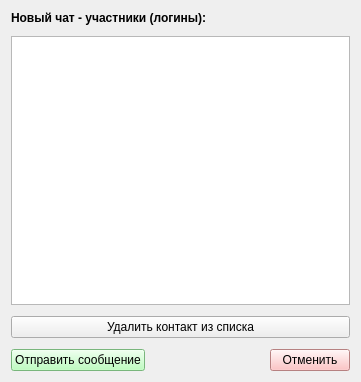
<?xml version="1.0" encoding="UTF-8"?>
<ui version="4.0">
 <class>ScreenNewChatParticipants</class>
 <widget class="QWidget" name="ScreenNewChatParticipants">
  <property name="geometry">
   <rect>
    <x>0</x>
    <y>0</y>
    <width>361</width>
    <height>382</height>
   </rect>
  </property>
  <property name="windowTitle">
   <string>Form</string>
  </property>
  <layout class="QVBoxLayout" name="verticalLayout">
   <item>
    <widget class="QLabel" name="screenUserDataNewChatLabel">
     <property name="enabled">
      <bool>true</bool>
     </property>
     <property name="sizePolicy">
      <sizepolicy hsizetype="Fixed" vsizetype="Fixed">
       <horstretch>0</horstretch>
       <verstretch>0</verstretch>
      </sizepolicy>
     </property>
     <property name="font">
      <font>
       <bold>true</bold>
      </font>
     </property>
     <property name="text">
      <string>Новый чат - участники (логины):</string>
     </property>
    </widget>
   </item>
   <item>
    <spacer name="verticalSpacer_8">
     <property name="orientation">
      <enum>Qt::Orientation::Vertical</enum>
     </property>
     <property name="sizeType">
      <enum>QSizePolicy::Policy::Fixed</enum>
     </property>
     <property name="sizeHint" stdset="0">
      <size>
       <width>20</width>
       <height>5</height>
      </size>
     </property>
    </spacer>
   </item>
   <item>
    <widget class="QListView" name="screenUserDataNewChatUsersList">
     <property name="enabled">
      <bool>true</bool>
     </property>
    </widget>
   </item>
   <item>
    <spacer name="verticalSpacer_13">
     <property name="orientation">
      <enum>Qt::Orientation::Vertical</enum>
     </property>
     <property name="sizeType">
      <enum>QSizePolicy::Policy::Fixed</enum>
     </property>
     <property name="sizeHint" stdset="0">
      <size>
       <width>20</width>
       <height>5</height>
      </size>
     </property>
    </spacer>
   </item>
   <item>
    <widget class="QPushButton" name="screenNewChatDeleteContactPushButton">
     <property name="text">
      <string>Удалить контакт из списка</string>
     </property>
    </widget>
   </item>
   <item>
    <spacer name="verticalSpacer_14">
     <property name="orientation">
      <enum>Qt::Orientation::Vertical</enum>
     </property>
     <property name="sizeType">
      <enum>QSizePolicy::Policy::Fixed</enum>
     </property>
     <property name="sizeHint" stdset="0">
      <size>
       <width>20</width>
       <height>5</height>
      </size>
     </property>
    </spacer>
   </item>
   <item>
    <layout class="QHBoxLayout" name="horizontalLayout">
     <item>
      <widget class="QPushButton" name="screenUserDataCreateNewChatPushButton">
       <property name="enabled">
        <bool>true</bool>
       </property>
       <property name="styleSheet">
        <string notr="true">background-color: rgb(170, 255, 174);</string>
       </property>
       <property name="text">
        <string>Отправить сообщение</string>
       </property>
      </widget>
     </item>
     <item>
      <spacer name="horizontalSpacer">
       <property name="orientation">
        <enum>Qt::Orientation::Horizontal</enum>
       </property>
       <property name="sizeHint" stdset="0">
        <size>
         <width>40</width>
         <height>13</height>
        </size>
       </property>
      </spacer>
     </item>
     <item>
      <widget class="QPushButton" name="screenUserDataCancelNewChatPushButton">
       <property name="enabled">
        <bool>true</bool>
       </property>
       <property name="styleSheet">
        <string notr="true">background-color: rgb(255, 180, 181);</string>
       </property>
       <property name="text">
        <string>Отменить</string>
       </property>
      </widget>
     </item>
    </layout>
   </item>
  </layout>
 </widget>
 <resources/>
 <connections/>
</ui>
